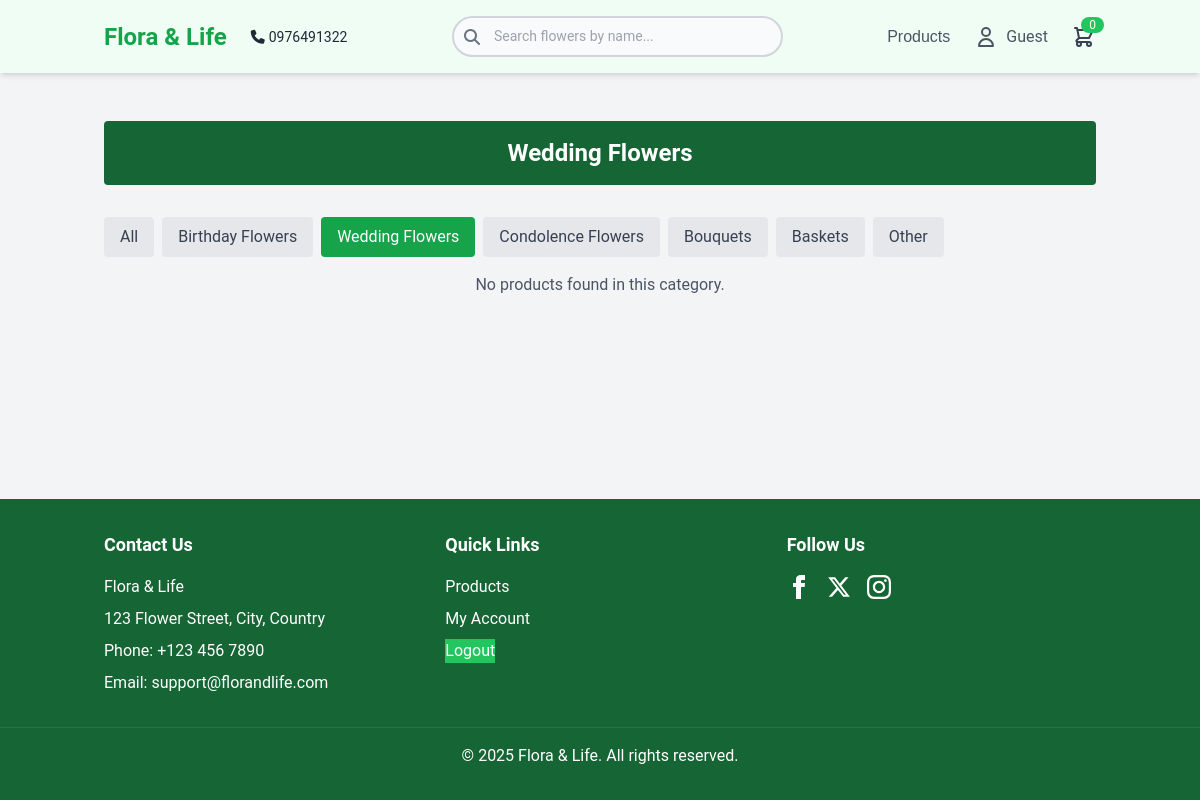
Before: /products.php?type=wedding with the older database file.
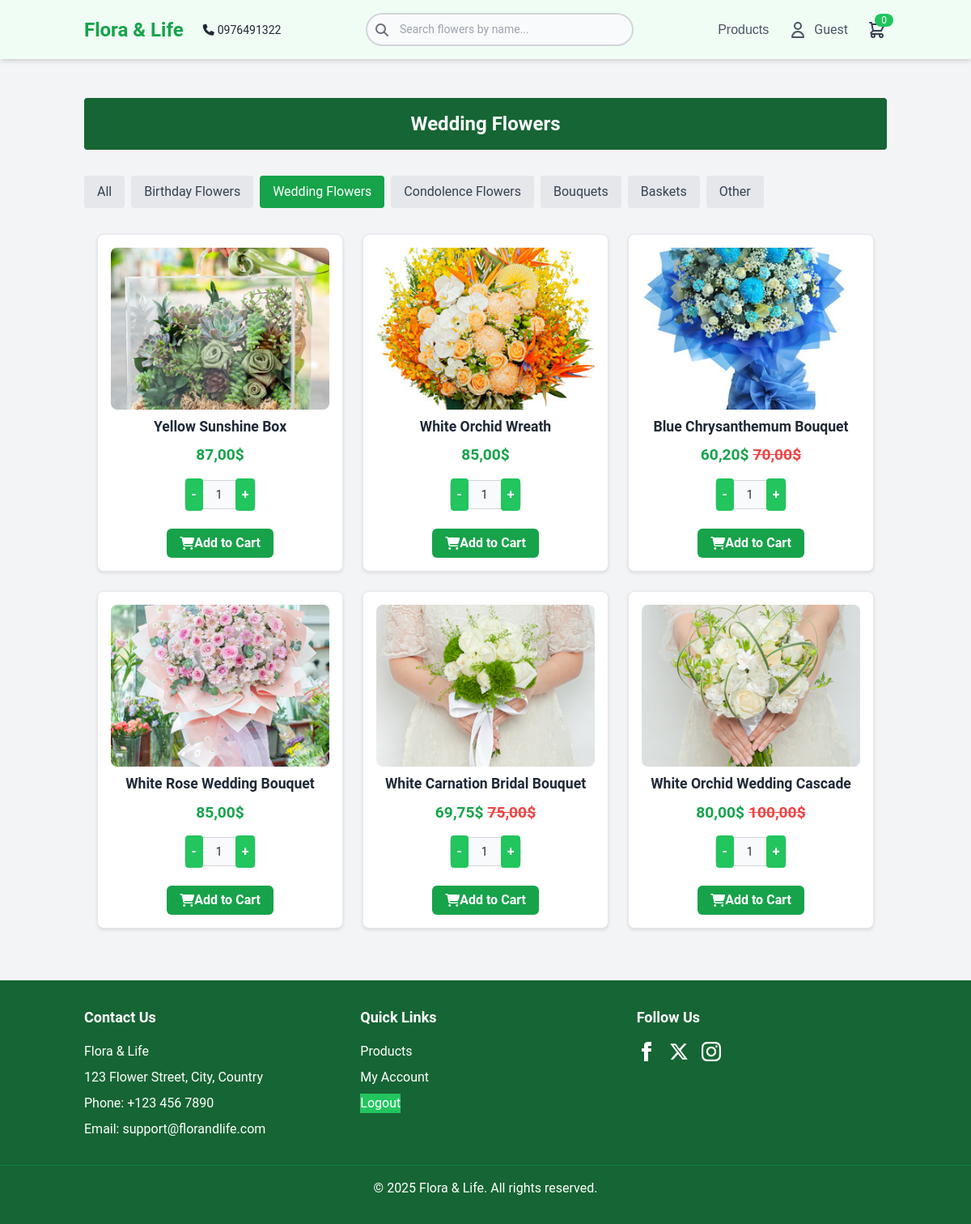
After: the same page with the newer database file.
### tables this page shows
CREATE TABLE `products` (
  `id` bigint(20) NOT NULL,
  `name` varchar(255) NOT NULL,
  `price` decimal(10,2) NOT NULL,
  `sale` decimal(10,2) NOT NULL DEFAULT 0.00,
  `product_detail` text NOT NULL,
  `image` varchar(255) NOT NULL,
  `origin` varchar(255) DEFAULT NULL,
  `type` enum('birthday','wedding','bouquet','condolence','basket','other') DEFAULT 'other',
  `created_at` datetime DEFAULT current_timestamp(),
  `updated_at` datetime DEFAULT current_timestamp() ON UPDATE current_timestamp()
);

### products.php (the view, shortened to what this page needs)
<?php
include 'connection.php';
$user_id = isset($_SESSION['user_id']) ? $_SESSION['user_id'] : null;
$user_name = isset($_SESSION['user_name']) ? $_SESSION['user_name'] : 'Guest';
function getCartCount($conn, $user_id) {
    if (!$user_id) return 0;
    $stmt = $conn->prepare("SELECT COUNT(*) FROM cart WHERE user_id = ?");
    $stmt->bind_param("i", $user_id);
    $stmt->execute();
    $result = $stmt->get_result();
    return $result->fetch_row()[0];
}
$cart_count = getCartCount($conn, $user_id);
function fetchProducts($conn, $type = null, $search = null) {
    $products = [];
    $query = "SELECT id, name, price, sale, product_detail, image, origin, type FROM products WHERE 1=1";
    $params = [];
    $types = '';
    if ($type) {
        $query .= " AND type = ?";
        $params[] = $type;
        $types .= 's';
    }
    $stmt = $conn->prepare($query);
    if (!empty($params)) {
        $stmt->bind_param($types, ...$params);
    }
    $stmt->execute();
    $result = $stmt->get_result();
    while ($row = $result->fetch_assoc()) {
        $row['discounted_price'] = $row['price'] * (100 - $row['sale']) / 100;
        $products[] = $row;
    }
    return $products;
}
$category_map = [
    'birthday' => 'Birthday Flowers',
    'wedding' => 'Wedding Flowers',
    'condolence' => 'Condolence Flowers',
    'bouquet' => 'Bouquets',
    'basket' => 'Baskets',
    'other' => 'Other'
];
$selected_type = isset($_GET['type']) ? filter_var($_GET['type'], FILTER_SANITIZE_STRING) : null;
$search_term = isset($_GET['search']) ? trim(filter_var($_GET['search'], FILTER_SANITIZE_STRING)) : null;
$products = fetchProducts($conn, $selected_type, $search_term);
$types = ['birthday', 'wedding', 'condolence', 'bouquet', 'basket', 'other'];
?>
<!DOCTYPE html>
<html lang="en">
<head>
    <link rel="stylesheet" href="style1.css">
    <script src="https://cdn.tailwindcss.com"></script>
    <link rel="stylesheet" href="https://cdnjs.cloudflare.com/ajax/libs/font-awesome/6.4.2/css/all.min.css"/>
</head>
<body>
    <header class="bg-green-50 shadow-md sticky top-0 z-50">
        <div class="container mx-auto px-4 py-4 flex justify-between items-center">
            <div class="flex items-center space-x-6">
                <a href="customer.php" class="text-2xl font-bold text-green-600">Flora & Life</a>
                <div class="contact-info text-sm">
                    <div class="flex items-center gap-1">
                        <i class="fa-solid fa-phone"></i>
                        <span>0976491322</span>
                    </div>
                </div>
            </div>
            <div class="search-bar w-1/3">
                <form method="GET" action="products.php">
                    <input type="text" name="search" placeholder="Search flowers by name..." value="<?php echo htmlspecialchars($search_term); ?>" class="w-full">
                    <i class="fas fa-search search-icon"></i>
                </form>
            </div>
            <nav class="nav-links flex space-x-6 items-center">
                <div class="relative dropdown">
                    <a href="products.php" class="text-gray-700 hover:text-green-500">Products</a>
                </div>
                <div class="relative dropdown">
                    <a href="#" class="text-gray-700 hover:text-green-500 flex items-center space-x-2">
                        <svg class="w-6 h-6" fill="none" stroke="currentColor" viewBox="0 0 24 24">
                            <path stroke-linecap="round" stroke-linejoin="round" stroke-width="2" d="M16 7a4 4 0 11-8 0 4 4 0 018 0zM12 14a7 7 0 00-7 7h14a7 7 0 00-7-7z" />
                        </svg>
                        <span><?php echo htmlspecialchars($user_name); ?></span>
                    </a>
                </div>
                <a href="cart.php" class="text-gray-700 hover:text-green-500 relative">
                    <svg class="w-6 h-6" fill="none" stroke="currentColor" viewBox="0 0 24 24">
                        <path stroke-linecap="round" stroke-linejoin="round" stroke-width="2" d="M3 3h2l.4 2M7 13h10l4-8H5.4M7 13L5.4 5M7 13l-2.293 2.293c-.63.63-.184 1.707.707 1.707H17m0 0a2 2 0 100 4 2 2 0 000-4zm-8 2a2 2 0 11-4 0 2 2 0 014 0z"></path>
                    </svg>
                    <span class="absolute -top-2 -right-2 bg-green-500 text-white text-xs rounded-full px-2"><?php echo $cart_count; ?></span>
                </a>
            </nav>
        </div>
    </header>
    <main class="py-12 bg-gray-100">
        <div class="container mx-auto px-4">
            <h2 class="text-2xl font-bold text-white text-center bg-green-800 py-4 mb-8 rounded">
                <?php
                if ($search_term) {
                    echo 'Search Results for "' . htmlspecialchars($search_term) . '"';
                } elseif ($selected_type) {
                    echo htmlspecialchars($category_map[$selected_type]);
                } else {
                    echo 'Our Products';
                }
                ?>
            </h2>
            <div class="category-links">
                <a href="products.php<?php echo $search_term ? '?search=' . urlencode($search_term) : ''; ?>" class="<?php echo !$selected_type ? 'active' : ''; ?>">All</a>
                <?php foreach ($types as $type): ?>
                    <a href="products.php?type=<?php echo urlencode($type); ?><?php echo $search_term ? '&search=' . urlencode($search_term) : ''; ?>" class="<?php echo $selected_type === $type ? 'active' : ''; ?>">
                        <?php echo htmlspecialchars($category_map[$type]); ?>
                    </a>
                <?php endforeach; ?>
            </div>
            <?php if (empty($products)): ?>
                <p class="text-gray-600 text-center">No products found<?php echo $search_term ? ' for "' . htmlspecialchars($search_term) . '"' : ($selected_type ? ' in this category' : ''); ?>.</p>
            <?php else: ?>
                <div class="product-grid">
                    <?php foreach ($products as $product): ?>
                        <div class="product-card" data-product-id="<?php echo $product['id']; ?>">
                            <img src="image/<?php echo htmlspecialchars($product['image']); ?>" alt="<?php echo htmlspecialchars($product['name']); ?>">
                            <h3><?php echo htmlspecialchars($product['name']); ?></h3>
                            <p class="price">
                                <?php
                                echo number_format($product['discounted_price'], 2, ',', ',');
                                ?>$
                                <?php if ($product['sale'] > 0): ?>
                                    <span class="text-red-500 line-through">
                                        <?php echo number_format($product['price'], 2, ',', ','); ?>$
                                    </span>
                                <?php endif; ?>
                            </p>
                            <form class="actions-form" method="POST">
                                <div class="quantity-selector">
                                    <button type="button" class="quantity-decrement" aria-label="Decrease quantity">-</button>
                                    <input type="number" name="quantity" value="1" min="1" class="quantity-input">
                                    <button type="button" class="quantity-increment" aria-label="Increase quantity">+</button>
                                </div>
                                <button type="submit" name="add_to_cart" aria-label="Add to cart">
                                    <i class="fas fa-shopping-cart"></i> Add to Cart
                                </button>
                            </form>
                        </div>
                    <?php endforeach; ?>
                </div>
            <?php endif; ?>
        </div>
    </main>
    <footer class="bg-green-800 text-white py-8">
        <div class="container mx-auto px-4 grid grid-cols-1 md:grid-cols-3 gap-8">
            <div>
                <h3 class="text-lg font-bold mb-4">Contact Us</h3>
                <p class="mb-2">Flora & Life</p>
                <p class="mb-2">123 Flower Street, City, Country</p>
                <p class="mb-2">Phone: +123 456 7890</p>
                <p>Email: support@florandlife.com</p>
            </div>
            <div>
                <h3 class="text-lg font-bold mb-4">Quick Links</h3>
                <ul class="space-y-2">
                    <li><a href="products.php" class="hover:text-green-300">Products</a></li>
                    <li><a href="customer_info.php" class="hover:text-green-300">My Account</a></li>
                    <li><form method="POST"><button type="submit" name="logout" class="hover:text-green-300 text-left">Logout</button></form></li>
                </ul>
            </div>
            <div>
                <h3 class="text-lg font-bold mb-4">Follow Us</h3>
                <div class="flex space-x-4">
                    <a href="https://facebook.com" class="hover:text-green-300">
                        <svg class="w-6 h-6" fill="currentColor" viewBox="0 0 24 24">
                            <path d="M9 8h-3v4h3v12h5v-12h3.642l.358-4h-4v-1.667c0-.955.192-1.333 1.115-1.333h2.885v-5h-3.808c-3.596 0-5.192 1.583-5.192 4.615v3.385z"/>
                        </svg>
                    </a>
                    <a href="https://twitter.com" class="hover:text-green-300">
                        <svg class="w-6 h-6" fill="currentColor" viewBox="0 0 24 24">
                            <path d="M18.244 2.25h3.308l-7.227 8.26 8.502 11.24H16.17l-5.214-6.817L4.99 21.75H1.68l7.73-8.835L1.254 2.25H8.08l4.713 6.231zm-1.161 17.52h1.833L7.084 4.126H5.117z"/>
                        </svg>
                    </a>
                    <a href="https://instagram.com" class="hover:text-green-300">
                    </a>
                </div>
            </div>
        </div>
        <div class="border-t border-green-700 mt-8 pt-4 text-center">
            <p>© 2025 Flora & Life. All rights reserved.</p>
        </div>
    </footer>
</body>
</html>

### style1.css (style rules this page uses)
* { margin: 0; padding: 0; box-sizing: border-box; font-family: 'Roboto', sans-serif; }
body { display: flex; flex-direction: column; min-height: 100vh; background: #f9fafb; color: #1f2937; }
main { flex: 1; }
.nav-links a, .nav-links i, .icons a, .icons i { transition: color 0.3s, transform 0.2s; }
.search-bar input { border-color: #d1d5db; transition: border-color 0.3s; }
@media (min-width: 769px) { .nav-links { display: flex !important; } }
.product-card { position: relative; border: 1px solid #e5e7eb; border-radius: 8px; overflow: hidden; transition: transform 0.3s ease, box-shadow 0.3s; background: #ffffff; }
.product-card form { display: flex; flex-direction: column; gap: 0.5rem; margin-top: 0.5rem; }
.product-card button { background: #22c55e; color: #ffffff; padding: 0.5rem; border-radius: 4px; font-weight: bold; transition: background 0.3s, transform 0.2s; }
footer { background: #166534; }
footer a, footer svg { color: #ffffff; transition: color 0.3s; }
input[type="text"], input[type="email"], input[type="number"] { border-color: #d1d5db; transition: border-color 0.3s; }
button[type="submit"] { background: #22c55e; color: #ffffff; transition: background 0.3s, transform 0.2s; }

### products.php (style rules this page uses)
.product-grid { display: grid; grid-template-columns: repeat(auto-fill, minmax(250px, 1fr)); gap: 1.5rem; padding: 1rem; }
.product-card { background-color: white; border-radius: 0.5rem; box-shadow: 0 2px 4px rgba(0, 0, 0, 0.1); padding: 1rem; text-align: center; transition: transform 0.3s ease, box-shadow 0.3s ease; cursor: pointer; }
.product-card img { width: 100%; height: 200px; object-fit: cover; border-radius: 0.5rem; }
.product-card h3 { margin: 0.5rem 0; font-size: 1.1rem; font-weight: bold; }
.product-card p { margin: 0.5rem 0; color: #4b5563; }
.product-card .price { font-size: 1.2rem; font-weight: bold; color: #16a34a; }
.category-links { display: flex; flex-wrap: wrap; gap: 0.5rem; margin-bottom: 1rem; }
.category-links a { background-color: #e5e7eb; padding: 0.5rem 1rem; border-radius: 0.25rem; color: #374151; text-decoration: none; }
.category-links a.active { background-color: #16a34a; color: white; }
.dropdown { position: relative; }
.dropdown > a { font-family: 'Arial', sans-serif; color: #4b5563; font-size: 1rem; text-decoration: none; }
.quantity-selector { display: flex; align-items: center; border: 1px solid #d1d5db; border-radius: 0.375rem; background-color: #f9fafb; height: 36px; width: fit-content; margin: 0.5rem auto; }
.quantity-decrement, .quantity-increment { padding: 0.5rem; font-size: 1rem; color: #4b5563; background: none; border: none; cursor: pointer; transition: color 0.2s ease; }
.quantity-selector input { width: 2.5rem; padding: 0; text-align: center; background: transparent; border: none; font-size: 0.875rem; color: #1f2937; height: 100%; }
button[name="add_to_cart"] { width: auto; padding: 0.5rem 1rem; height: 36px; display: flex; align-items: center; justify-content: center; border-radius: 0.375rem; border: none; background-color: #16a34a; color: white; transition: background-color 0.2s ease; margin-top: 0.5rem; }
form.actions-form { display: flex; flex-direction: column; align-items: center; gap: 0.5rem; }
.search-bar form { position: relative; width: 100%; }
.search-bar input { width: 100%; padding: 0.5rem 2.5rem; border: 2px solid #d1d5db; border-radius: 9999px; background-color: #f9fafb; font-size: 0.875rem; color: #1f2937; transition: all 0.3s ease; }
.search-bar .search-icon { position: absolute; left: 0.75rem; top: 50%; transform: translateY(-50%); color: #6b7280; }

Changed rows visible on the page:
added products: image (picture), name "Yellow Sunshine Box", discounted_price "87,00"
added products: image (picture), name "White Orchid Wreath", discounted_price "85,00"
added products: image (picture), name "Blue Chrysanthemum Bouquet", discounted_price "60,20", price "70,00"
added products: image (picture), name "White Rose Wedding Bouquet", discounted_price "85,00"
added products: image (picture), name "White Carnation Bridal Bouquet", discounted_price "69,75", price "75,00"
added products: image (picture), name "White Orchid Wedding Cascade", discounted_price "80,00", price "100,00"
Other visible differences:
text no longer shown: "No products found in this category ."
